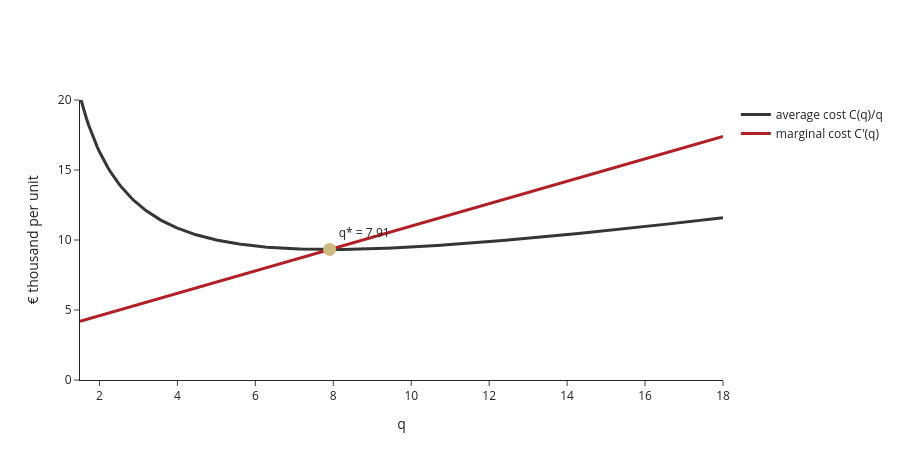

The cell this chart's notebook holds for it:
### Markdown cell above
## B. Average cost meets marginal cost

Where does the average stop falling? Move the slider and watch the two curves.

### Code cell
C  = lambda x: 0.4*x**2 + 3*x + 25
AC = lambda x: C(x)/x
MC = lambda x: 0.8*x + 3
xs = np.linspace(1.5, 18, 300)

fig = go.Figure([
    go.Scatter(x=xs, y=AC(xs), name="average cost C(q)/q", line=dict(color="#363636", width=3)),
    go.Scatter(x=xs, y=MC(xs), name="marginal cost C'(q)", line=dict(color="#AF1F25", width=3)),
])
qstar = float(np.sqrt(62.5))
fig.add_scatter(x=[qstar], y=[AC(qstar)], mode="markers+text", marker=dict(size=13, color="#CDBA80"),
                text=[f"q* = {qstar:.2f}"], textposition="top right", showlegend=False)
fig.update_layout(template="simple_white", height=460, xaxis_title="q",
                  yaxis_title="€ thousand per unit", yaxis_range=[0, 20])
fig.show()

### Figure 1 — Plotly figure (JSON) as saved in the notebook; plotly's stock layout.template omitted (floating-point values rounded to 4 significant figures; data arrays with more than 128 entries replaced by an {"elided": "..."} marker saying what was removed)
{"data": [{"line": {"color": "#363636", "width": 3}, "name": "average cost C(q)/q", "type": "scatter", "x": {"elided": "300 float values"}, "y": {"elided": "300 float values"}}, {"line": {"color": "#AF1F25", "width": 3}, "name": "marginal cost C'(q)", "type": "scatter", "x": {"elided": "300 float values"}, "y": {"elided": "300 float values"}}, {"marker": {"color": "#CDBA80", "size": 13}, "mode": "markers+text", "showlegend": false, "text": ["q* = 7.91"], "textposition": "top right", "type": "scatter", "x": [7.906], "y": [9.325]}], "layout": {"height": 460, "xaxis": {"title": {"text": "q"}}, "yaxis": {"range": [0, 20], "title": {"text": "€ thousand per unit"}}}}
